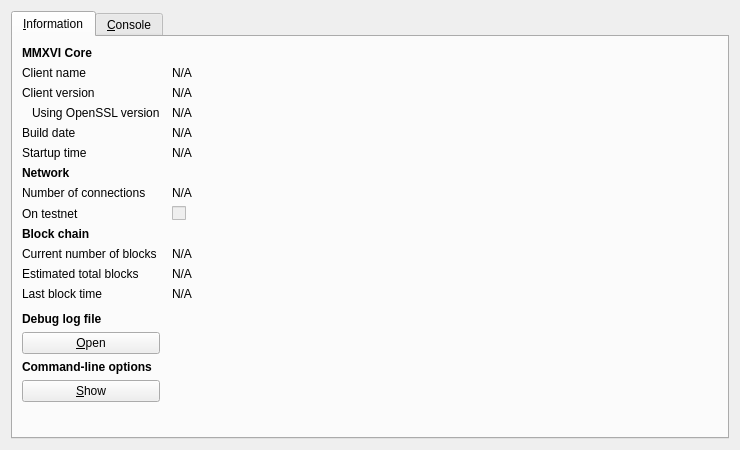
<?xml version="1.0" encoding="UTF-8"?>
<ui version="4.0">
 <class>RPCConsole</class>
 <widget class="QDialog" name="RPCConsole">
  <property name="geometry">
   <rect>
    <x>0</x>
    <y>0</y>
    <width>740</width>
    <height>450</height>
   </rect>
  </property>
  <property name="windowTitle">
   <string>MMXVI - Debug window</string>
  </property>
  <layout class="QVBoxLayout" name="verticalLayout_2">
   <item>
    <widget class="QTabWidget" name="tabWidget">
     <property name="currentIndex">
      <number>0</number>
     </property>
     <widget class="QWidget" name="tab_info">
      <attribute name="title">
       <string>&amp;Information</string>
      </attribute>
      <layout class="QGridLayout" name="gridLayout" columnstretch="0,1">
       <property name="horizontalSpacing">
        <number>12</number>
       </property>
       <item row="0" column="0">
        <widget class="QLabel" name="label_9">
         <property name="font">
          <font>
           <weight>75</weight>
           <bold>true</bold>
          </font>
         </property>
         <property name="text">
          <string>MMXVI Core</string>
         </property>
        </widget>
       </item>
       <item row="1" column="0">
        <widget class="QLabel" name="label_5">
         <property name="text">
          <string>Client name</string>
         </property>
        </widget>
       </item>
       <item row="1" column="1">
        <widget class="QLabel" name="clientName">
         <property name="cursor">
          <cursorShape>IBeamCursor</cursorShape>
         </property>
         <property name="text">
          <string>N/A</string>
         </property>
         <property name="textFormat">
          <enum>Qt::PlainText</enum>
         </property>
         <property name="textInteractionFlags">
          <set>Qt::LinksAccessibleByMouse|Qt::TextSelectableByKeyboard|Qt::TextSelectableByMouse</set>
         </property>
        </widget>
       </item>
       <item row="2" column="0">
        <widget class="QLabel" name="label_6">
         <property name="text">
          <string>Client version</string>
         </property>
        </widget>
       </item>
       <item row="2" column="1">
        <widget class="QLabel" name="clientVersion">
         <property name="cursor">
          <cursorShape>IBeamCursor</cursorShape>
         </property>
         <property name="text">
          <string>N/A</string>
         </property>
         <property name="textFormat">
          <enum>Qt::PlainText</enum>
         </property>
         <property name="textInteractionFlags">
          <set>Qt::LinksAccessibleByMouse|Qt::TextSelectableByKeyboard|Qt::TextSelectableByMouse</set>
         </property>
        </widget>
       </item>
       <item row="3" column="0">
        <widget class="QLabel" name="label_14">
         <property name="text">
          <string>Using OpenSSL version</string>
         </property>
         <property name="indent">
          <number>10</number>
         </property>
        </widget>
       </item>
       <item row="3" column="1">
        <widget class="QLabel" name="openSSLVersion">
         <property name="cursor">
          <cursorShape>IBeamCursor</cursorShape>
         </property>
         <property name="text">
          <string>N/A</string>
         </property>
         <property name="textFormat">
          <enum>Qt::PlainText</enum>
         </property>
         <property name="textInteractionFlags">
          <set>Qt::LinksAccessibleByMouse|Qt::TextSelectableByKeyboard|Qt::TextSelectableByMouse</set>
         </property>
        </widget>
       </item>
       <item row="4" column="0">
        <widget class="QLabel" name="label_12">
         <property name="text">
          <string>Build date</string>
         </property>
        </widget>
       </item>
       <item row="4" column="1">
        <widget class="QLabel" name="buildDate">
         <property name="cursor">
          <cursorShape>IBeamCursor</cursorShape>
         </property>
         <property name="text">
          <string>N/A</string>
         </property>
         <property name="textFormat">
          <enum>Qt::PlainText</enum>
         </property>
         <property name="textInteractionFlags">
          <set>Qt::LinksAccessibleByMouse|Qt::TextSelectableByKeyboard|Qt::TextSelectableByMouse</set>
         </property>
        </widget>
       </item>
       <item row="5" column="0">
        <widget class="QLabel" name="label_13">
         <property name="text">
          <string>Startup time</string>
         </property>
        </widget>
       </item>
       <item row="5" column="1">
        <widget class="QLabel" name="startupTime">
         <property name="cursor">
          <cursorShape>IBeamCursor</cursorShape>
         </property>
         <property name="text">
          <string>N/A</string>
         </property>
         <property name="textFormat">
          <enum>Qt::PlainText</enum>
         </property>
         <property name="textInteractionFlags">
          <set>Qt::LinksAccessibleByMouse|Qt::TextSelectableByKeyboard|Qt::TextSelectableByMouse</set>
         </property>
        </widget>
       </item>
       <item row="6" column="0">
        <widget class="QLabel" name="label_11">
         <property name="font">
          <font>
           <weight>75</weight>
           <bold>true</bold>
          </font>
         </property>
         <property name="text">
          <string>Network</string>
         </property>
        </widget>
       </item>
       <item row="7" column="0">
        <widget class="QLabel" name="label_7">
         <property name="text">
          <string>Number of connections</string>
         </property>
        </widget>
       </item>
       <item row="7" column="1">
        <widget class="QLabel" name="numberOfConnections">
         <property name="cursor">
          <cursorShape>IBeamCursor</cursorShape>
         </property>
         <property name="text">
          <string>N/A</string>
         </property>
         <property name="textFormat">
          <enum>Qt::PlainText</enum>
         </property>
         <property name="textInteractionFlags">
          <set>Qt::LinksAccessibleByMouse|Qt::TextSelectableByKeyboard|Qt::TextSelectableByMouse</set>
         </property>
        </widget>
       </item>
       <item row="8" column="0">
        <widget class="QLabel" name="label_8">
         <property name="text">
          <string>On testnet</string>
         </property>
        </widget>
       </item>
       <item row="8" column="1">
        <widget class="QCheckBox" name="isTestNet">
         <property name="enabled">
          <bool>false</bool>
         </property>
         <property name="text">
          <string/>
         </property>
        </widget>
       </item>
       <item row="9" column="0">
        <widget class="QLabel" name="label_10">
         <property name="font">
          <font>
           <weight>75</weight>
           <bold>true</bold>
          </font>
         </property>
         <property name="text">
          <string>Block chain</string>
         </property>
        </widget>
       </item>
       <item row="10" column="0">
        <widget class="QLabel" name="label_3">
         <property name="text">
          <string>Current number of blocks</string>
         </property>
        </widget>
       </item>
       <item row="10" column="1">
        <widget class="QLabel" name="numberOfBlocks">
         <property name="cursor">
          <cursorShape>IBeamCursor</cursorShape>
         </property>
         <property name="text">
          <string>N/A</string>
         </property>
         <property name="textFormat">
          <enum>Qt::PlainText</enum>
         </property>
         <property name="textInteractionFlags">
          <set>Qt::LinksAccessibleByMouse|Qt::TextSelectableByKeyboard|Qt::TextSelectableByMouse</set>
         </property>
        </widget>
       </item>
       <item row="11" column="0">
        <widget class="QLabel" name="label_4">
         <property name="text">
          <string>Estimated total blocks</string>
         </property>
        </widget>
       </item>
       <item row="11" column="1">
        <widget class="QLabel" name="totalBlocks">
         <property name="cursor">
          <cursorShape>IBeamCursor</cursorShape>
         </property>
         <property name="text">
          <string>N/A</string>
         </property>
         <property name="textFormat">
          <enum>Qt::PlainText</enum>
         </property>
         <property name="textInteractionFlags">
          <set>Qt::LinksAccessibleByMouse|Qt::TextSelectableByKeyboard|Qt::TextSelectableByMouse</set>
         </property>
        </widget>
       </item>
       <item row="12" column="0">
        <widget class="QLabel" name="label_2">
         <property name="text">
          <string>Last block time</string>
         </property>
        </widget>
       </item>
       <item row="12" column="1">
        <widget class="QLabel" name="lastBlockTime">
         <property name="cursor">
          <cursorShape>IBeamCursor</cursorShape>
         </property>
         <property name="text">
          <string>N/A</string>
         </property>
         <property name="textFormat">
          <enum>Qt::PlainText</enum>
         </property>
         <property name="textInteractionFlags">
          <set>Qt::LinksAccessibleByMouse|Qt::TextSelectableByKeyboard|Qt::TextSelectableByMouse</set>
         </property>
        </widget>
       </item>
       <item row="13" column="0">
        <spacer name="verticalSpacer_2">
         <property name="orientation">
          <enum>Qt::Vertical</enum>
         </property>
         <property name="sizeHint" stdset="0">
          <size>
           <width>20</width>
           <height>20</height>
          </size>
         </property>
        </spacer>
       </item>
       <item row="14" column="0">
        <widget class="QLabel" name="labelDebugLogfile">
         <property name="font">
          <font>
           <weight>75</weight>
           <bold>true</bold>
          </font>
         </property>
         <property name="text">
          <string>Debug log file</string>
         </property>
        </widget>
       </item>
       <item row="15" column="0">
        <widget class="QPushButton" name="openDebugLogfileButton">
         <property name="toolTip">
          <string>Open the MMXVI debug log file from the current data directory. This can take a few seconds for large log files.</string>
         </property>
         <property name="text">
          <string>&amp;Open</string>
         </property>
         <property name="autoDefault">
          <bool>false</bool>
         </property>
        </widget>
       </item>
       <item row="16" column="0">
        <widget class="QLabel" name="labelCLOptions">
         <property name="font">
          <font>
           <weight>75</weight>
           <bold>true</bold>
          </font>
         </property>
         <property name="text">
          <string>Command-line options</string>
         </property>
        </widget>
       </item>
       <item row="17" column="0">
        <widget class="QPushButton" name="showCLOptionsButton">
         <property name="toolTip">
          <string>Show the MMXVI-qt help message to get a list with possible Bitcoin command-line options.</string>
         </property>
         <property name="text">
          <string>&amp;Show</string>
         </property>
         <property name="autoDefault">
          <bool>false</bool>
         </property>
        </widget>
       </item>
       <item row="18" column="0">
        <spacer name="verticalSpacer">
         <property name="orientation">
          <enum>Qt::Vertical</enum>
         </property>
         <property name="sizeHint" stdset="0">
          <size>
           <width>20</width>
           <height>40</height>
          </size>
         </property>
        </spacer>
       </item>
      </layout>
     </widget>
     <widget class="QWidget" name="tab_console">
      <attribute name="title">
       <string>&amp;Console</string>
      </attribute>
      <layout class="QVBoxLayout" name="verticalLayout_3">
       <property name="spacing">
        <number>3</number>
       </property>
       <item>
        <widget class="QTextEdit" name="messagesWidget">
         <property name="minimumSize">
          <size>
           <width>0</width>
           <height>100</height>
          </size>
         </property>
         <property name="readOnly">
          <bool>true</bool>
         </property>
         <property name="tabKeyNavigation" stdset="0">
          <bool>false</bool>
         </property>
         <property name="columnCount" stdset="0">
          <number>2</number>
         </property>
        </widget>
       </item>
       <item>
        <layout class="QHBoxLayout" name="horizontalLayout">
         <property name="spacing">
          <number>3</number>
         </property>
         <item>
          <widget class="QLabel" name="label">
           <property name="text">
            <string notr="true">&gt;</string>
           </property>
          </widget>
         </item>
         <item>
          <widget class="QLineEdit" name="lineEdit"/>
         </item>
         <item>
          <widget class="QPushButton" name="clearButton">
           <property name="maximumSize">
            <size>
             <width>24</width>
             <height>24</height>
            </size>
           </property>
           <property name="toolTip">
            <string>Clear console</string>
           </property>
           <property name="text">
            <string/>
           </property>
           <property name="icon">
            <iconset resource="../bitcoin.qrc">
             <normaloff>:/icons/remove</normaloff>:/icons/remove</iconset>
           </property>
           <property name="shortcut">
            <string notr="true">Ctrl+L</string>
           </property>
           <property name="autoDefault">
            <bool>false</bool>
           </property>
          </widget>
         </item>
        </layout>
       </item>
      </layout>
     </widget>
    </widget>
   </item>
  </layout>
 </widget>
 <resources>
  <include location="../bitcoin.qrc"/>
 </resources>
 <connections/>
</ui>
